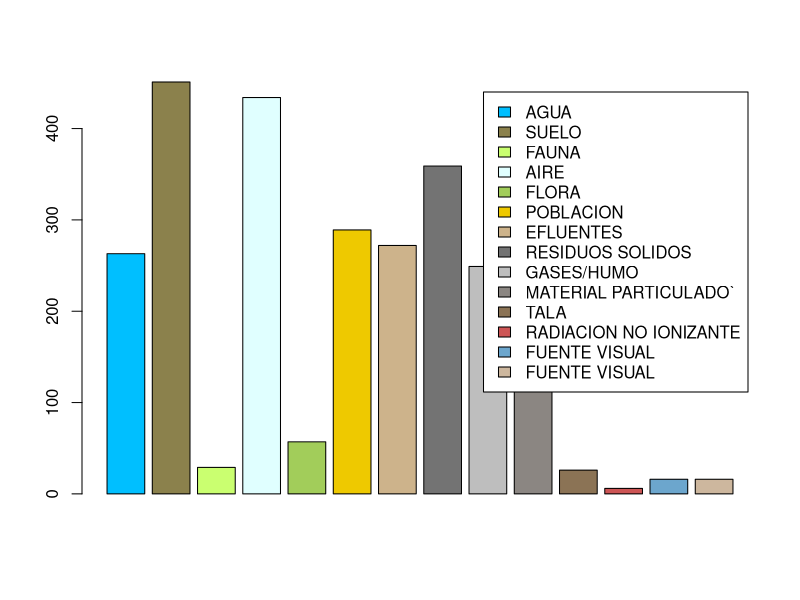
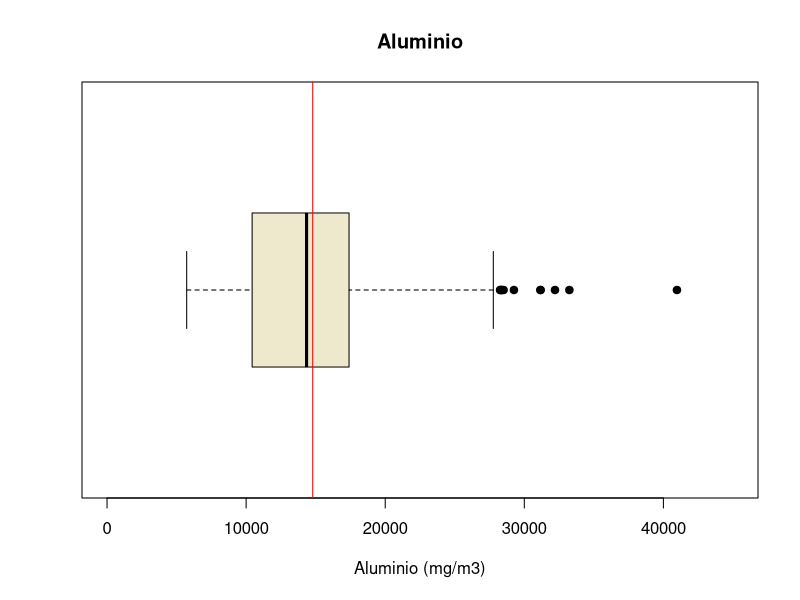

Recreate these plots in R, in order.
## ---- chunk 1
rm(list=ls()) 
## ---- chunk 2
library(readr)
library(dplyr)
## ---- chunk 3
DD1920 <- read_csv("Denuncias1920.csv")
DD18 <- read_csv("Denuncias-18.csv")
CAS <- read_csv("CAS.csv")
## ---- chunk 4

Obs <- c("Observaciones","Observaciones incompletas","Datos faltantes", "Variables Totales")
N <- c(nrow(DD18),sum(!complete.cases(DD18)),sum(is.na(DD18)), ncol(DD18) )
OB1 <- data.frame(Obs,N)
OB1
## ---- chunk 5

Obs3 <- c("Observaciones","Observaciones incompletas","Datos faltantes", "Variables Totales")
N3 <- c(nrow(DD1920),sum(!complete.cases(DD1920)),sum(is.na(DD1920)), ncol(DD1920) )
OB3 <- data.frame(Obs3,N3)
OB3
## ---- chunk 6

Obs2 <- c("Observaciones","Observaciones incompletas","Datos faltantes", "Variables Totales")
N2 <- c(nrow(CAS),sum(!complete.cases(CAS)),sum(is.na(CAS)), ncol(CAS))
OB2 <- data.frame(Obs2,N2)
OB2
## ---- chunk 7
Variables <- c("Departamento", "Provincia" ,"Distrito", "Actividad económica","Tipo de contaminacion","ESTE","NORTE","Aluminio",	"Antimonio",	"Arsénico",	"Bario",	"Berilio",	"Bismuto",	"Boro",	"Cadmio")
`Tipo_de_Variable` <- c("Nominal","Nominal","Nominal","Nominal","Nominal","Discretas","Discretas","Discretas","Discretas","Discretas","Discretas","Discretas","Discretas","Discretas","Discretas")

ED <- data.frame(Variables,`Tipo_de_Variable`)
ED
## ---- chunk 8
tipo <- c("AGUA","SUELO","FAUNA","AIRE","FLORA","POBLACION","EFLUENTES","RESIDUOS SOLIDOS","GASES/HUMO","MATERIAL PARTICULADO`","TALA","RADIACION NO IONIZANTE","FUENTE VISUAL","FUENTE VISUAL")

cantidad <- c(sum(DD1920$AGUA),
sum(DD1920$SUELO),sum(DD1920$FAUNA),sum(DD1920$AIRE),
sum(DD1920$FLORA),sum(DD1920$POBLACION),sum(DD1920$EFLUENTES),sum(DD1920$`RESIDUOS SOLIDOS`),sum(DD1920$`GASES/HUMO`),sum(DD1920$`MATERIAL PARTICULADO`),sum(DD1920$TALA),sum(DD1920$`RADIACION NO IONIZANTE`),sum(DD1920$`FUENTE VISUAL`),sum(DD1920$`FUENTE VISUAL`))

colores <- c("deepskyblue1","lightgoldenrod4","darkolivegreen1", "lightcyan","darkolivegreen3","gold2","navajowhite3","gray45","gray","seashell4","burlywood4", "indianred3", "skyblue3", "bisque3")

DDA<-data.frame(tipo, cantidad)
barplot(DDA[1:14,2],legend=c("AGUA","SUELO","FAUNA","AIRE","FLORA","POBLACION","EFLUENTES","RESIDUOS SOLIDOS","GASES/HUMO","MATERIAL PARTICULADO`","TALA","RADIACION NO IONIZANTE","FUENTE VISUAL","FUENTE VISUAL"), col =colores)
## ---- chunk 9
boxplot(CAS$Aluminio, horizontal = TRUE, main = "Aluminio", col="cornsilk2", xlab= "Aluminio (mg/m3)",pch= 19, ylim=c(0,45000) )
abline(v = mean(CAS$Aluminio, na.rm = TRUE, ), col = "red")
mean(CAS$Aluminio, na.rm=TRUE, col="red")
median(CAS$Aluminio, na.rm=TRUE)
